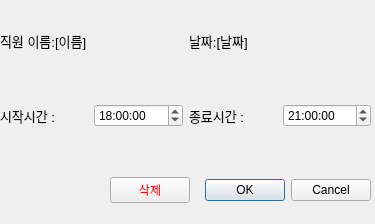
<?xml version="1.0" encoding="UTF-8"?>
<ui version="4.0">
 <class>InputWorkHoursDialog</class>
 <widget class="QDialog" name="InputWorkHoursDialog">
  <property name="geometry">
   <rect>
    <x>0</x>
    <y>0</y>
    <width>375</width>
    <height>224</height>
   </rect>
  </property>
  <property name="windowTitle">
   <string>Dialog</string>
  </property>
  <widget class="QWidget" name="horizontalLayoutWidget">
   <property name="geometry">
    <rect>
     <x>110</x>
     <y>160</y>
     <width>261</width>
     <height>61</height>
    </rect>
   </property>
   <layout class="QHBoxLayout" name="horizontalLayout">
    <item>
     <widget class="QPushButton" name="deleteButton">
      <property name="styleSheet">
       <string notr="true">color:red</string>
      </property>
      <property name="text">
       <string>삭제</string>
      </property>
     </widget>
    </item>
    <item>
     <widget class="QDialogButtonBox" name="buttonBox">
      <property name="orientation">
       <enum>Qt::Orientation::Horizontal</enum>
      </property>
      <property name="standardButtons">
       <set>QDialogButtonBox::StandardButton::Cancel|QDialogButtonBox::StandardButton::Ok</set>
      </property>
     </widget>
    </item>
   </layout>
  </widget>
  <widget class="QWidget" name="horizontalLayoutWidget_2">
   <property name="geometry">
    <rect>
     <x>0</x>
     <y>80</y>
     <width>371</width>
     <height>71</height>
    </rect>
   </property>
   <layout class="QHBoxLayout" name="horizontalLayout_2">
    <item>
     <widget class="QLabel" name="label_2">
      <property name="font">
       <font>
        <pointsize>10</pointsize>
       </font>
      </property>
      <property name="text">
       <string>시작시간 :</string>
      </property>
     </widget>
    </item>
    <item>
     <widget class="QTimeEdit" name="startTimeEdit">
      <property name="currentSection">
       <enum>QDateTimeEdit::Section::HourSection</enum>
      </property>
      <property name="time">
       <time>
        <hour>18</hour>
        <minute>0</minute>
        <second>0</second>
       </time>
      </property>
     </widget>
    </item>
    <item>
     <widget class="QLabel" name="label">
      <property name="font">
       <font>
        <pointsize>10</pointsize>
       </font>
      </property>
      <property name="text">
       <string>종료시간 :</string>
      </property>
     </widget>
    </item>
    <item>
     <widget class="QTimeEdit" name="endTimeEdit">
      <property name="time">
       <time>
        <hour>21</hour>
        <minute>0</minute>
        <second>0</second>
       </time>
      </property>
     </widget>
    </item>
   </layout>
  </widget>
  <widget class="QWidget" name="horizontalLayoutWidget_3">
   <property name="geometry">
    <rect>
     <x>0</x>
     <y>0</y>
     <width>371</width>
     <height>81</height>
    </rect>
   </property>
   <layout class="QHBoxLayout" name="horizontalLayout_3">
    <item>
     <widget class="QLabel" name="employeeNameLabel">
      <property name="font">
       <font>
        <pointsize>10</pointsize>
       </font>
      </property>
      <property name="text">
       <string>직원 이름:[이름]</string>
      </property>
     </widget>
    </item>
    <item>
     <widget class="QLabel" name="dateLabel">
      <property name="font">
       <font>
        <pointsize>10</pointsize>
       </font>
      </property>
      <property name="text">
       <string>날짜:[날짜]</string>
      </property>
     </widget>
    </item>
   </layout>
  </widget>
 </widget>
 <resources/>
 <connections>
  <connection>
   <sender>buttonBox</sender>
   <signal>accepted()</signal>
   <receiver>InputWorkHoursDialog</receiver>
   <slot>accept()</slot>
   <hints>
    <hint type="sourcelabel">
     <x>248</x>
     <y>254</y>
    </hint>
    <hint type="destinationlabel">
     <x>157</x>
     <y>274</y>
    </hint>
   </hints>
  </connection>
  <connection>
   <sender>buttonBox</sender>
   <signal>rejected()</signal>
   <receiver>InputWorkHoursDialog</receiver>
   <slot>reject()</slot>
   <hints>
    <hint type="sourcelabel">
     <x>316</x>
     <y>260</y>
    </hint>
    <hint type="destinationlabel">
     <x>286</x>
     <y>274</y>
    </hint>
   </hints>
  </connection>
 </connections>
</ui>
